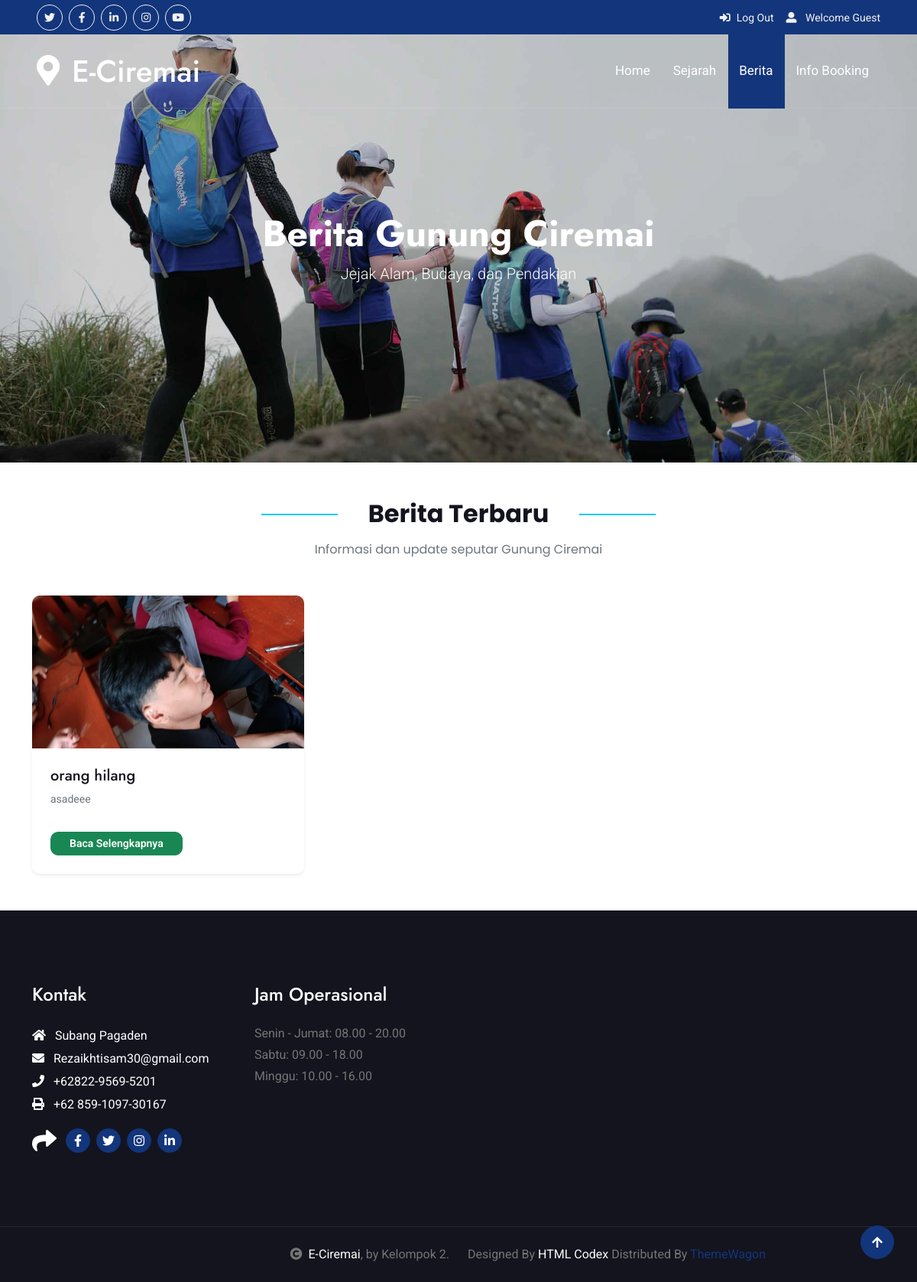
Page /berita.php on the committed database.
### tables this page shows
CREATE TABLE `berita` (
  `id` int(11) NOT NULL,
  `judul` varchar(255) DEFAULT NULL,
  `ringkas` text DEFAULT NULL,
  `konten` text DEFAULT NULL,
  `gambar` varchar(255) DEFAULT NULL,
  `created_at` datetime DEFAULT NULL
);

### berita.php (the view, shortened to what this page needs)
<?php include_once("header.php"); ?>
        <div class="container-fluid position-relative p-0">
            <nav class="navbar navbar-expand-lg navbar-light px-4 px-lg-5 py-3 py-lg-0">
                <a href="" class="navbar-brand p-0">
                    <h1 class="m-0"><i class="fa fa-map-marker-alt me-3"></i>E-Ciremai</h1>
                </a>
                <div class="collapse navbar-collapse" id="navbarCollapse">
                    <div class="navbar-nav ms-auto py-0">
                        <a href="home.php" class="nav-item nav-link ">Home</a>
                        <a href="sejarah.php" class="nav-item nav-link">Sejarah</a>
                        <a href="berita.php" class="nav-item nav-link active">Berita</a>
                        <a href="info_booking.php" class="nav-item nav-link">Info Booking</a>
                    </div>
                </div>
            </nav>
<div class="container-fluid text-white d-flex align-items-center"
     style="
        min-height: 70vh;
        background:
        linear-gradient(rgba(0, 0, 0, 0.16), rgba(0, 0, 0, 0.16)),
        url('img/subscribe-img.jpg') center/cover no-repeat;
     ">
    <div class="container text-center">
        <h1 class="display-5 fw-bold text-white">Berita Gunung Ciremai</h1>
        <p class="lead mb-0">Jejak Alam, Budaya, dan Pendakian</p>
    </div>
</div>
<div class="container my-5">
    <div class="text-center mb-5">
    <h2 class="fw-bold text-primary-emphasis"
        style="font-family: 'Poppins', sans-serif; position: relative; display: inline-block; padding: 0 20px;">
        Berita Terbaru
        <span style="
            position:absolute;
            top:50%;
            left:-120px;
            width:100px;
            height:2px;
            background:#0dcaf0;">
        </span>
        <span style="
            position:absolute;
            top:50%;
            right:-120px;
            width:100px;
            height:2px;
            background:#0dcaf0;">
        </span>
    </h2>
    <p class="text-muted mt-2"
       style="font-family: 'Poppins', sans-serif;">
        Informasi dan update seputar Gunung Ciremai
    </p>
</div>
    <div class="row g-4">
        <?php
        $q = mysqli_query($koneksi,"SELECT * FROM berita ORDER BY created_at DESC");
        while($d=mysqli_fetch_assoc($q)):
        ?>
        <div class="col-md-4">
            <div class="card h-100 border-0 shadow-sm rounded-4 overflow-hidden">
                <div style="
                    height:200px;
                    background:url('img/berita/<?= $d['gambar'] ?>') center/cover no-repeat;">
                </div>
                <div class="card-body d-flex flex-column p-4">
                    <h5 class="fw-semibold mb-2"><?= $d['judul'] ?></h5>
                    <p class="text-muted small flex-grow-1">
                        <?= $d['ringkas'] ?>
                    </p>
                    <a href="berita_detail.php?id=<?= $d['id'] ?>"
                       class="btn btn-success btn-sm mt-3 align-self-start px-4">
                        Baca Selengkapnya
                    </a>
                </div>
            </div>
        </div>
        <?php endwhile; ?>
    </div>
</div>
<?php include_once("footer.php"); ?>

### css/style.css (style rules this page uses)
.btn { font-weight: 600; transition: .5s; }
.navbar-light .navbar-nav .nav-link { font-family: 'Roboto', sans-serif; position: relative; padding: 35px 15px; color: var(--bs-white) !important; font-size: 17px; font-weight: 400; outline: none; transition: .5s; }
.navbar-light .navbar-nav .nav-link:hover, .navbar-light .navbar-nav .nav-link.active { color: var(--bs-white) !important; }
.navbar-light .navbar-brand h1 { color: var(--bs-white); }
@media (min-width: 992px) { .navbar-light { position: absolute; width: 100%; top: 0; left: 0; border-bottom: 1px solid rgba(255, 255, 255, .1); z-index: 999; } }
@media (min-width: 992px) { .navbar-light .navbar-nav .nav-link::before { position: absolute; content: ""; width: 100%; height: 0; bottom: -1px; left: 0; background: var(--bs-primary); transition: .5s; z-index: -1; } }
@media (min-width: 992px) { .navbar-light .navbar-nav .nav-link:hover::before, .navbar-light .navbar-nav .nav-link.active::before { height: calc(100% + 1px); left: 1px; } }

### rows in the picture
berita: gambar (picture), judul "orang hilang", ringkas "asadeee"

### other values in the picture
$_SESSION['username'] "Guest"
